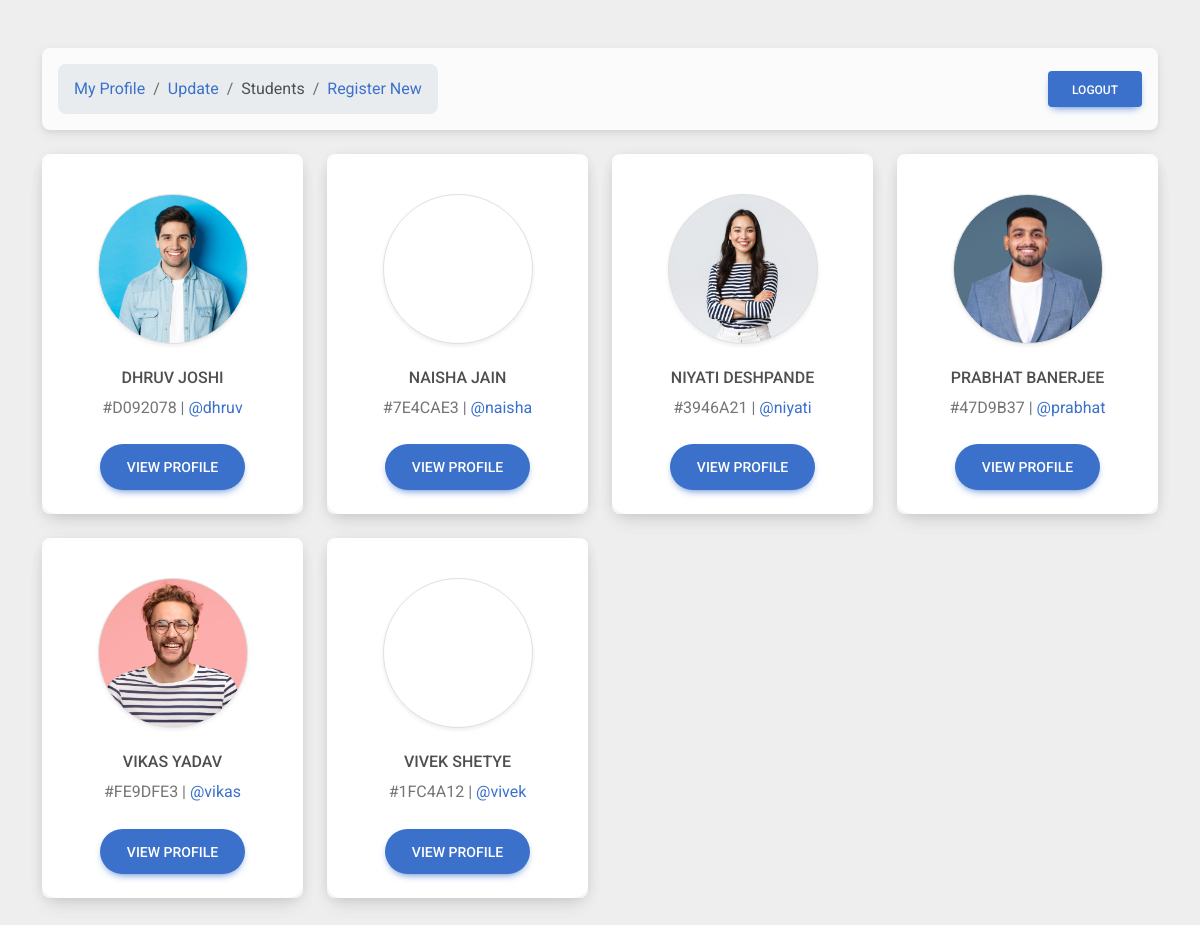
/routes/students.php (signed in), run on the app's committed database.
### tables this page shows
CREATE TABLE `student_login` (
  `id` varchar(80) NOT NULL,
  `first_name` varchar(80) NOT NULL,
  `last_name` varchar(80) NOT NULL,
  `email_id` varchar(50) NOT NULL,
  `password` varchar(80) NOT NULL,
  `password_hash` varchar(255) DEFAULT NULL,
  `profile_pic` varchar(255) DEFAULT NULL
);

### routes/students.php (the view, shortened to what this page needs)
<?php
include "../php/config.php";
if (!isset($_SESSION["user_id"])) {
    header("location: ./login.php");
} else {
    $user_id = $_SESSION["user_id"];
}
$sql = "SELECT * FROM student_login WHERE id != '$user_id' ORDER BY first_name";
$result = mysqli_query($connect, $sql);
$students = mysqli_fetch_all($result, MYSQLI_ASSOC);
?>
<!DOCTYPE html>
<html lang="en">
<head>
    <link rel="stylesheet" href="../css/style.css">
    <link href="https://cdnjs.cloudflare.com/ajax/libs/font-awesome/6.0.0/css/all.min.css" rel="stylesheet" />
    <link href="https://cdnjs.cloudflare.com/ajax/libs/mdb-ui-kit/6.1.0/mdb.min.css" rel="stylesheet" />
</head>
<body style="background-color: #eee;">
    <section>
        <div class="container py-5">
            <div class="row">
                <div class="col">
                    <nav class="navbar navbar-expand-lg navbar-light bg-light rounded-3 p-3 mb-4">
                        <div class="collapse navbar-collapse" id="navbarButtonsExample">
                            <ul class="navbar-nav me-auto mb-2 mb-lg-0">
                                <li class="nav-item">
                                    <ol class="breadcrumb mt-2 mt-lg-0"
                                        style="background-color: #e9ecef; padding: 12px 16px; border-radius:0.5rem">
                                        <li class="breadcrumb-item">
                                            <a href="http://localhost/PROJECT/CRUD_OPERATIONS/routes/profile.php"
                                                style="color: #3b71ca">My Profile
                                            </a>
                                        </li>
                                        <li class="breadcrumb-item">
                                            <a href="http://localhost/PROJECT/CRUD_OPERATIONS/routes/update.php"
                                                style="color: #3b71ca">Update
                                            </a>
                                        </li>
                                        <li class="breadcrumb-item">Students</li>
                                        <li class="breadcrumb-item">
                                            <a href="http://localhost/PROJECT/CRUD_OPERATIONS/register.php"
                                                style="color: #3b71ca">Register
                                                New
                                            </a>
                                        </li>
                                    </ol>
                                </li>
                            </ul>
                            <div class="d-flex justify-content-end justify-content-xs-center align-items-center">
                                <a href="../php/logout.php" role="button" class="btn btn-primary mt-1 mt-lg-0">
                                    Logout
                                </a>
                            </div>
                        </div>
                    </nav>
                </div>
            </div>
            <div class="row">
                <?php foreach ($students as $student) {
                    echo "
                        <div class='col-lg-3 col-md-4 col-sm-6 col-xs-6'>
                            <div class='card mb-4'>
                                <div class='card' style='border-radius: 15px;'>
                                    <div class='card-body text-center'>
                                        <div class='mt-3 mb-4'>
                                            <div class='img-thumbnail rounded-circle img-fluid' style='width: 150px; height: 150px;background-image: url(../img/upload/{$student["profile_pic"]}); background-size: cover; background-position: top center;
                                            margin: auto;' alt='Student Image'></div>
                                        </div>
                                        <h6 class='mb-2'>" .
                        strtoupper(
                            $student["first_name"] . " " . $student["last_name"]
                        ) .
                        "</h6>
                                        <p class='text-muted mb-4'>#" .
                        strtoupper(substr($student["id"], 6)) .
                        " | <a href='mailto:{$student["email_id"]}'>@" .
                        strtolower($student["first_name"]) .
                        "</a></p>
                                        <a href='./view.php?id={$student["id"]}' role='button' class='btn btn-primary btn-rounded btn-lg'>
                                            View Profile
                                        </a>
                                    </div>
                                </div>
                            </div>
                        </div>
                ";
                } ?>
            </div>
    </section>
</body>
</html>

### data on the page
student_login: profile_pic (picture), first_name+last_name "DHRUV JOSHI", id "D092078", first_name "dhruv"
student_login: first_name+last_name "NAISHA JAIN", id "7E4CAE3", first_name "naisha"
student_login: profile_pic (picture), first_name+last_name "NIYATI DESHPANDE", id "3946A21", first_name "niyati"
student_login: profile_pic (picture), first_name+last_name "PRABHAT BANERJEE", id "47D9B37", first_name "prabhat"
student_login: profile_pic (picture), first_name+last_name "VIKAS YADAV", id "FE9DFE3", first_name "vikas"
student_login: first_name+last_name "VIVEK SHETYE", id "1FC4A12", first_name "vivek"
